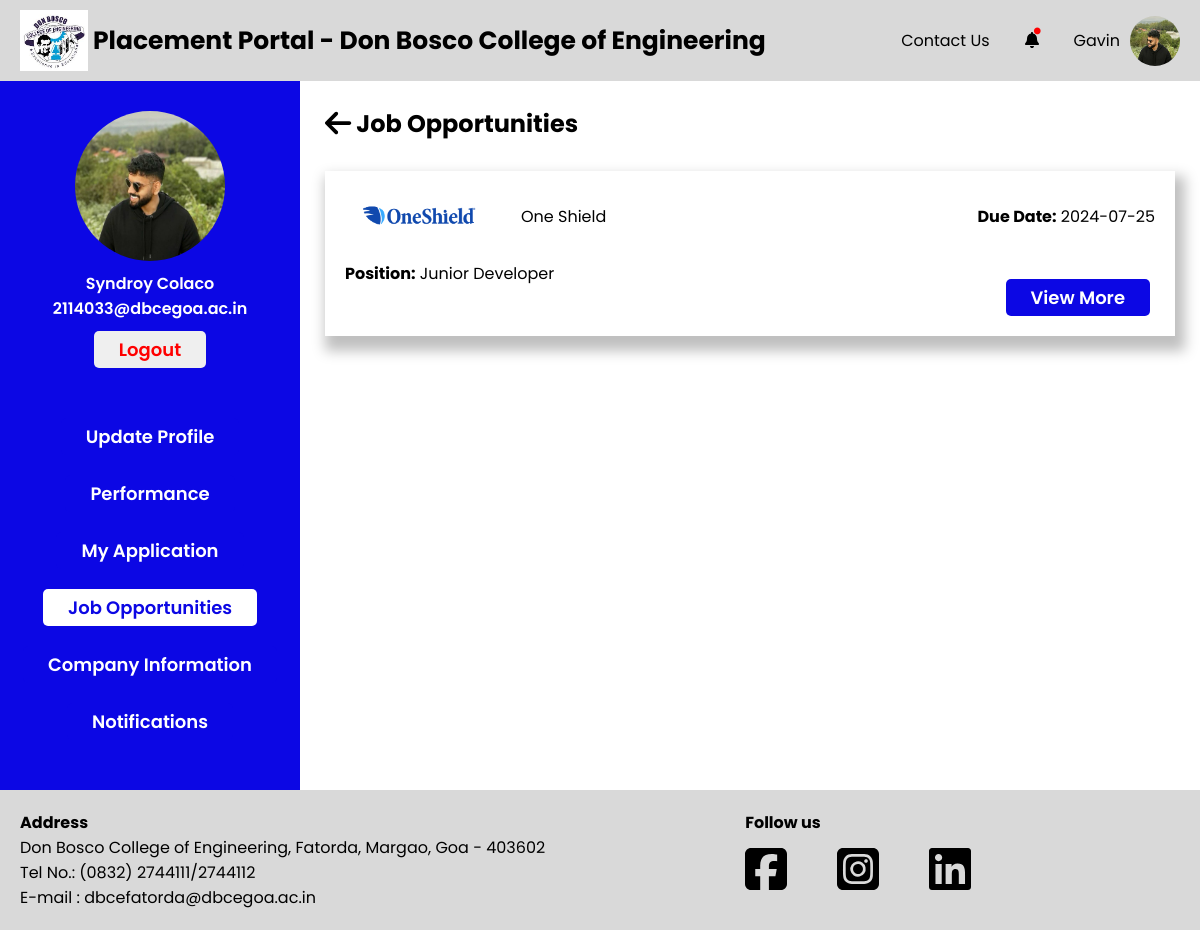
Screenshot of /Students/job-opportunities.php (signed in) with the database file from the repository.
### tables this page shows
CREATE TABLE `student` (
  `S_College_Email` varchar(255) NOT NULL,
  `S_Fname` varchar(255) NOT NULL,
  `S_Mname` varchar(255) NOT NULL,
  `S_Lname` varchar(255) NOT NULL,
  `S_Personal_Email` varchar(255) NOT NULL,
  `S_Address` text NOT NULL,
  `S_Phone_no` varchar(20) NOT NULL,
  `S_Roll_no` varchar(50) NOT NULL,
  `S_PR_No` varchar(50) NOT NULL,
  `S_10th_Perc` decimal(5,2) NOT NULL,
  `S_12th_Perc` decimal(5,2) NOT NULL,
  `S_Password` varchar(255) NOT NULL,
  `S_Resume` varchar(255) NOT NULL,
  `S_Profile_pic` varchar(255) NOT NULL,
  `S_10th_marksheet` varchar(255) NOT NULL,
  `S_12th_marksheet` varchar(255) NOT NULL,
  `S_Class_id` int(11) DEFAULT NULL,
  `S_Year_of_Admission` year(4) NOT NULL,
  `Gender` varchar(1) NOT NULL
);

CREATE TABLE `company` (
  `C_id` int(11) NOT NULL,
  `C_Name` varchar(255) NOT NULL,
  `C_Logo` varchar(255) DEFAULT NULL,
  `C_Domain` varchar(255) DEFAULT NULL,
  `C_Scope` varchar(255) DEFAULT NULL,
  `C_Description` text DEFAULT NULL,
  `C_Location` varchar(255) DEFAULT NULL,
  `C_Website` varchar(255) DEFAULT NULL,
  `C_HR_name` varchar(255) DEFAULT NULL,
  `C_HR_email` varchar(255) DEFAULT NULL,
  `C_HR_phone` varchar(20) DEFAULT NULL,
  `C_Date_of_Reg` date DEFAULT NULL,
  `C_PC_Email` varchar(255) DEFAULT NULL
);

CREATE TABLE `jobplacements` (
  `J_id` int(11) NOT NULL,
  `J_Position` varchar(255) NOT NULL,
  `J_Backlogs_allowed` tinyint(1) DEFAULT NULL,
  `J_Description` text DEFAULT NULL,
  `J_Due_date` date DEFAULT NULL,
  `J_Offered_salary` float DEFAULT NULL,
  `J_Req_cgpa` decimal(4,2) DEFAULT NULL,
  `J_No_of_posts` int(11) DEFAULT NULL
);

### utility_functions.php (the view, shortened to what this page needs)
<?php
function getJobOffers($email) {
    global $conn;
    $fetchJobQuery = "SELECT C.C_Name as cname, C.C_Logo clogo, P.J_Due_date duedate, P.J_Position position, J.J_id jid
FROM company as C
INNER JOIN jobposting as J ON J.C_id = C.C_id
INNER JOIN jobplacements as P ON P.J_id = J.J_id
WHERE
P.J_Due_date >= CURRENT_DATE;";
    $fetchJob = $conn->prepare($fetchJobQuery);
    $fetchJob->execute();
    $result = $fetchJob->get_result();
    while( $row = $result->fetch_assoc() ) {
        echo '<div class="sections">
                    <div class="company-container">
                        <div class="company-logo-container">
                            <img src="../Data/Companies/Company_Logo/'.$row['clogo'].'" alt="">
                            <p>'.$row['cname'].'</p>
                        </div>
                        <p><strong>Due Date:</strong> '.$row['duedate'].'</p>
                    </div>
                    <p class="position"><strong>Position:</strong> '.$row['position'].'</p>
                    <a href="./job-opportunities-detail.php?jid='.$row['jid'].'" ?><button>View More</button></a>
                </div>';
    }
}
?>

### Students/sidebar.php (shortened to what this page needs)
<?php
global $conn;
if (isset($_SESSION["user_type"]) && isset($_SESSION["user_email"])) {
    $useremail = $_SESSION["user_email"];
    $fetchStudentQuery = "SELECT S_Fname, S_Lname, S_Profile_pic FROM student WHERE S_College_Email = ?";
    $fetchStudent = $conn->prepare($fetchStudentQuery);
    $fetchStudent->bind_param("s", $useremail);
    $fetchStudent->execute();
    $result = $fetchStudent->get_result();
    if ($result->num_rows > 0) {
        $userInfo = $result->fetch_assoc();
        $userName = htmlspecialchars($userInfo['S_Fname'] . ' ' . $userInfo['S_Lname']);
        $userProfilePic = htmlspecialchars($userInfo['S_Profile_pic']);
        $userEmail = htmlspecialchars($useremail);
        echo '<div class="side-bar-container">
                        <div class="fixed-container">
                            <div class="top-container">
                                <img src="../Data/Students/Profile_Images/'. $userProfilePic . '" alt="'.$userProfilePic.'">
                                <p>' . $userName . '</p>
                                <p>' . $userEmail . '</p>
                                <a href="../logout.php"><button>Logout</button></a>
                            </div>
                            <div class="bottom-container">
                                <a href="./my-profile.php"><button id="myprofile">Update Profile</button></a>
                                <a href="./performance-and-metrics.php"><button id="performance">Performance</button></a>
                                <a href="./my-applications.php"><button id="myapplications">My Application</button></a>
                                <a href="./job-opportunities.php"><button id="jobopportunities">Job Opportunities</button></a>
                                <a href="./companies.php"><button id="companies">Company Information</button></a>
                                <a href="./notifications.php"><button id="notifications">Notifications</button></a>
                            </div>
                        </div>
                    </div>';
    } else {
    }
} else {
    echo "Session variables not set.";
}

### Students/css/footer.css (style rules this page uses)
a { all: unset; }

### Students/css/sidebar.css (style rules this page uses)
.side-bar-container { width: 25%; background-color: var(--primary-blue); padding-bottom: 50px; }
.fixed-container { position: -webkit-sticky; position: sticky; top: 30px; }
.top-container { margin-top: 30px; display: flex; flex-direction: column; align-items: center; }
.top-container img { width: 150px; height: 150px; border-radius: 50%; margin-bottom: 10px; }
.top-container p { color: var(--primary-white); font-weight: 600; }
.top-container button { margin-top: 10px; padding-block: 5px; padding-inline: 25px; border-radius: 5px; border: none; font-weight: 600; font-size: 18px; cursor: pointer; color: red; }
.bottom-container { margin-top: 50px; display: flex; flex-direction: column; align-items: center; gap: 20px; }
.bottom-container button { padding: 5px 25px; border-radius: 5px; border: none; font-weight: 600; font-size: 18px; cursor: pointer; color: var(--primary-white); background-color: var(--primary-blue); }

### root.css (style rules this page uses)
*,*::after,*::before { padding: 0; margin: 0; box-sizing: border-box; font-family: "Poppins", sans-serif; }
:root { --primary-blue : #0C07E4; --primary-grey : #d9d9d9; --primary-white : white; --primary-red : #FB1616; --secondary-grey : #969696; }

### Students/css/job-opportunities.css (style rules this page uses)
*,*::after,*::before { padding: 0; margin: 0; box-sizing: border-box; font-family: "Poppins", sans-serif; }
:root { --primary-blue : #0C07E4; --primary-grey : #d9d9d9; --primary-white : white; }
#jobopportunities { color: var(--primary-blue); background-color: var(--primary-white); }
.sections { position: relative; margin-top: 30px; box-shadow: 5px 10px 12.3px 5px rgba(0, 0, 0, .25); padding: 20px; margin-bottom: 50px; }
.company-logo-container > img { height: 50px; }
.company-logo-container { display: flex; align-items: center; gap: 20px; }
.company-container { display: flex; justify-content: space-between; align-items: center; }
.position { margin-top: 20px; margin-bottom: 30px; }
.sections button { margin-top: 10px; padding-block: 5px; padding-inline: 25px; border-radius: 5px; border: none; font-weight: 600; font-size: 18px; cursor: pointer; background-color: var(--primary-blue); color: var(--primary-white); position: absolute; right: 25px; bottom: 20px; }

### rows the page displays
student: S_Profile_pic (picture), userName "Syndroy Colaco"
company: C_Logo (picture), C_Name "One Shield", jobplacements.J_Due_date "2024-07-25", jobplacements.J_Position "Junior Developer"

### other values shown
$userEmail "2114033@dbcegoa.ac.in"
